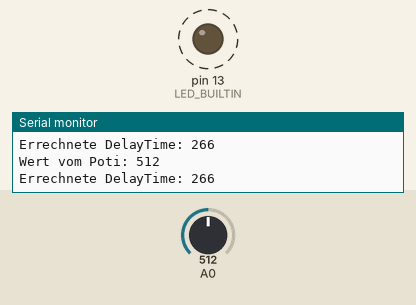
Recording of a sketch running on a simulated Arduino Uno, built with avr-gcc and run on an emulated ATmega328P. Parts: output pins drawn as LEDs (lit = HIGH), the last lines printed to the serial monitor. Dashed ring = blinking. The inputs (shaded band) are chosen by the test bench; at power-on: A0 = 512.

Above: at 0.93 s.
1.4 s: A0 set to 12
At 2.0 s:
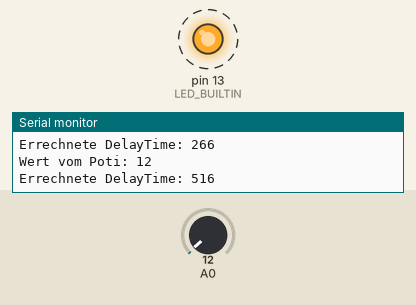
4.5 s: A0 set to 9
At 5.6 s:
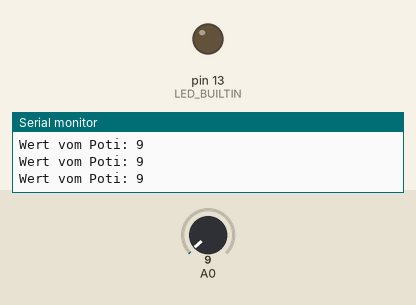
7.6 s: A0 set to 1023
At 8.49 s:
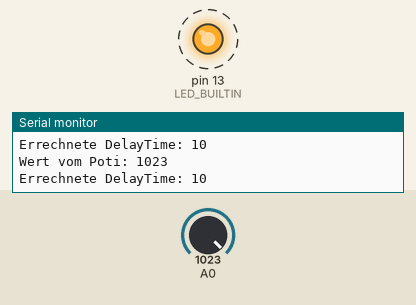
Timing chart, 0 to 16.7 s (numbered marks = the images above; inputs shaded):
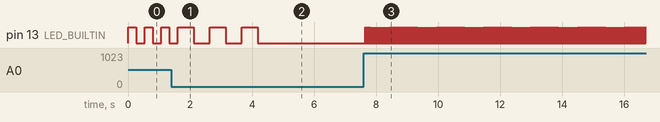

The sketch:

led_frequency_with_poti.ino
```cpp
void setup() {
  pinMode(LED_BUILTIN, OUTPUT);
  // initialize serial communication at 9600 bits per second:
  Serial.begin(9600);
}

void loop() {
  int sensorValue = analogRead(A0);
  Serial.println("Wert vom Poti: " + String(sensorValue));
  if (sensorValue <= 10) {
    digitalWrite(LED_BUILTIN, LOW);
  } else {
    int delayTime = -0.5 * sensorValue + 522;
    Serial.println("Errechnete DelayTime: " + String(delayTime));
    digitalWrite(LED_BUILTIN, HIGH);
    delay(delayTime);
    digitalWrite(LED_BUILTIN, LOW);
    delay(delayTime);
  }


}
```

Measured:
- the behaviour switches between 11 and 10 on A0 (found by bisection; images 1 and 2)
- after the input at 1.4 s, pin 13 (LED_BUILTIN): alternates HIGH for 0.52 s and LOW for 0.52 s, starting after 0.72 s
- after the input at 4.5 s, pin 13 (LED_BUILTIN): stops changing and stays LOW
- after the input at 7.6 s, pin 13 (LED_BUILTIN): alternates HIGH for 0.01 s and LOW for 0.04 s, starting after 0.05 s
- by itself, pin 13 (LED_BUILTIN): alternates HIGH for 0.27 s and LOW for 0.27 s
